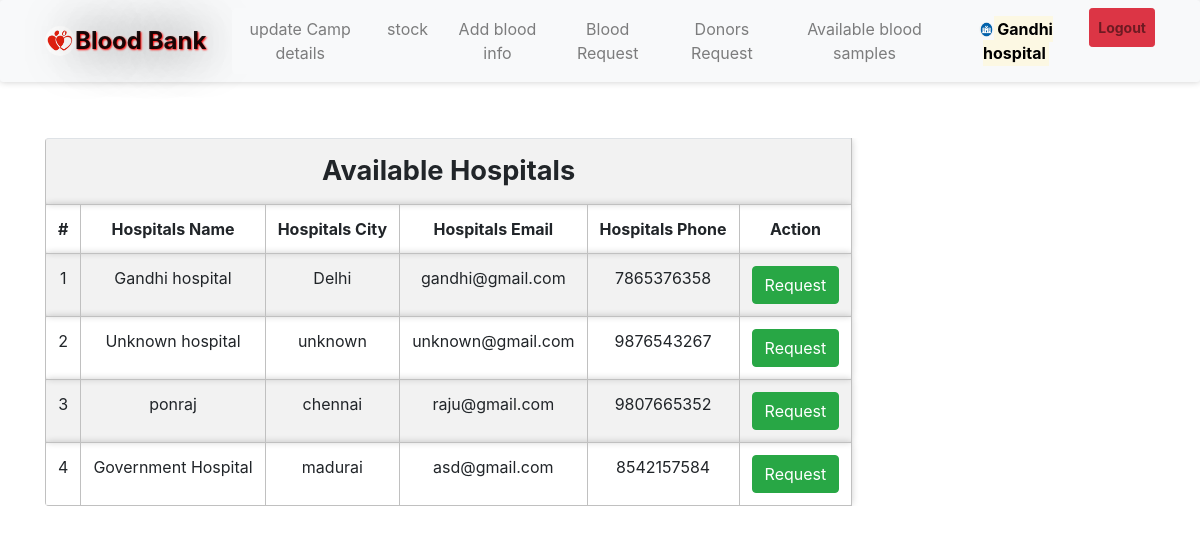
Screenshot of /availablehospitals.php (signed in) with the database file from the repository.
### tables this page shows
CREATE TABLE IF NOT EXISTS `hospitals` (
  `id` int(3) NOT NULL AUTO_INCREMENT,
  `hname` varchar(25) NOT NULL,
  `hemail` varchar(25) NOT NULL,
  `hpassword` varchar(10) NOT NULL,
  `hphone` varchar(10) NOT NULL,
  `hcity` varchar(15) NOT NULL,
  PRIMARY KEY (`id`)
);

### message.php (called while the page is built, shortened)
<?php $counter=0; if(isset($_GET['msg'])) { ?>
	<div class="col-5 alert alert alert-success alert-dismissible fade show card" id="message">
		<button type="button" class="close" data-dismiss="alert" title="close">&times;</button><?php echo $_GET['msg'];?>
	</div>
<?php }?>

### availablehospitals.php (the view, shortened to what this page needs)
<?php
require 'file/connection.php';
     $sql = "select * from hospitals ";
    $result = mysqli_query($conn, $sql);
?>
<!DOCTYPE html>
<html>
<?php require 'head.php'; ?>
<body>
    <?php require 'header.php'; ?>
    <div class="container cont">
        <?php require 'message.php'; ?>
        <table class="table table-responsive table-striped rounded mb-5">
            <tr>
                <th colspan="7" class="title">Available Hospitals</th>
            </tr>
            <tr>
                <th>#</th>
                <th>Hospitals Name</th>
                <th> Hospitals City</th>
                <th>Hospitals Email</th>
                <th>Hospitals Phone</th>
                <th>Action</th>
            </tr>
            <?php while ($row = mysqli_fetch_assoc($result)) { ?>
                <tr>
                    <td><?php echo ++$counter; ?></td>
                    <td><?php echo $row['hname']; ?></td>
                    <td><?php echo $row['hcity']; ?></td>
                    <td><?php echo $row['hemail']; ?></td>
                    <td><?php echo $row['hphone']; ?></td>
                    <?php $hid = $row['id']; ?>
                    <td><a href="./availablehospitals.php?hospitals=<?php echo $hid; ?>" class="btn btn-success" data-target="#modal" data-toggle="modal">Request</a></td>
                 </tr>
            <?php } ?>
        </table>
    </div>
</body>

### css/style.css (style rules this page uses)
.cont { padding-top: 40px; text-align: justify; font-size: 1em; }
.card ,nav, .footer,tr,video { border-radius: 3px; transition: all 200ms ease-out; box-shadow: 0px 0px 7px rgba(0, 0, 0, 0.2); }
tr,th,td { border:0.1px solid silver; text-align: center; }
.title { font-weight: bold; font-size: 1.7em; text-transform: capitalize; text-align: center; }
a:link { text-decoration: none; }

### rows the page displays
hospitals: hname "Gandhi hospital", hcity "Delhi", hemail "gandhi@gmail.com", hphone "7865376358"
hospitals: hname "Unknown hospital", hcity "unknown", hemail "unknown@gmail.com", hphone "9876543267"
hospitals: hname "ponraj", hcity "chennai", hemail "raju@gmail.com", hphone "9807665352"
hospitals: hname "Government Hospital", hcity "madurai", hemail "asd@gmail.com", hphone "8542157584"

### other values shown
$_SESSION['hname'] "Gandhi hospital"
